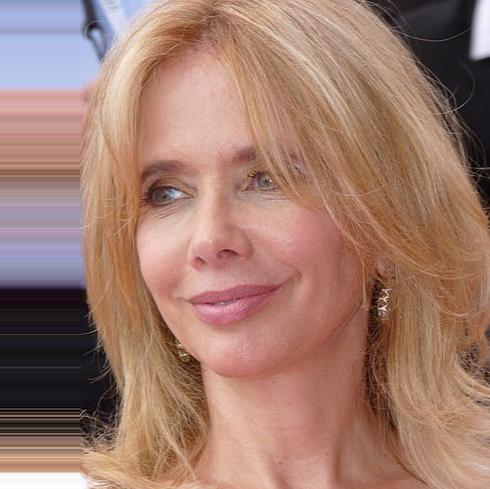
#> input picture Data Preprocessing/data/female/female_000000.jpg, 490 x 489 px; its folder holds only this picture in this run
$ jupyter execute 'Data_preprocessing,Cropping images.ipynb'
#> lines starting #> are read from the running program, lines starting #| are printed output that depends on the picture
### Data Preprocessing
**1. Detect Face and Crop from Image:**

In this notebook you will learn how to crop faces from all images in male and female folder

- step-1: Read Image and convert to RGB
- step-2: Apply haar cascade classifier
- step-3: Crop face using coordinates from cascade classifier
- step-4: save image in repective directory/folder

[cell 1]
import numpy as np # numerical python
import cv2 # opencv
from glob import glob # glob use to extract path of file
import matplotlib.pyplot as plt # visualze and display

1. **Get list of all images path**

[cell 2]
fpath = glob('./data/female/*.jpg') # this will return all images path in a list
mpath = glob('./data/male/*.jpg')

[cell 3]
print('The number of images in Female folder = ',len(fpath))
print('The number of images in Male folder = ',len(mpath))

2. **Understand the 4 steps**

[cell 4]
### Step -1 Read Image and Convert to RGB
img = cv2.imread(fpath[0]) # read image in BGR
#> img is the input picture: shape (489, 490, 3); mean B, G, R 110, 123.8, 161
img_rgb = cv2.cvtColor(img,cv2.COLOR_BGR2RGB) # this step will convert image from BGR to RGB

### Step -2: Apply Haar Cascade Classifier
haar = cv2.CascadeClassifier('./model/haarcascade_frontalface_default.xml')
gray = cv2.cvtColor(img_rgb,cv2.COLOR_BGR2GRAY)
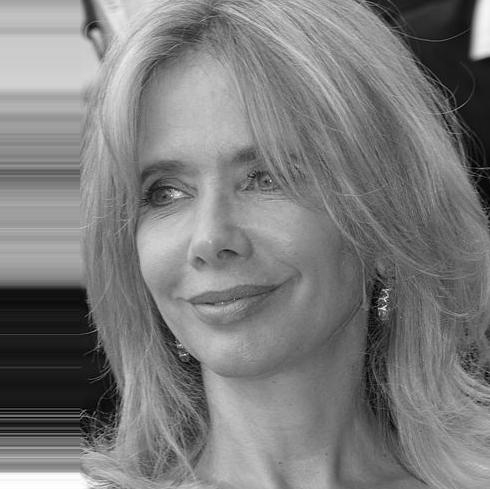
#> gray: shape (489, 490); min 0, max 255, mean 123.9
faces_list = haar.detectMultiScale(gray,1.5,5)
#> faces_list = [[80, 86, 273, 273]]
print(faces_list)
#| [[ 80  86 273 273]]
for x,y,w,h in faces_list:
    cv2.rectangle(img_rgb,(x,y),(x+w,y+h),(0,255,0),2)
    ### Step -3: crop Face
    roi = img_rgb[y:y+h,x:x+w]

    plt.imshow(roi)
    plt.axis('off')
    plt.show()
#> this loop made 1 pass
#> pass 1, `roi = img_rgb[y:y+h,x:x+w]`:
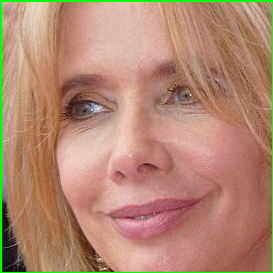
#> roi: shape (273, 273, 3); mean R, G, B 178.7, 135.9, 113.2
#> after the loop:
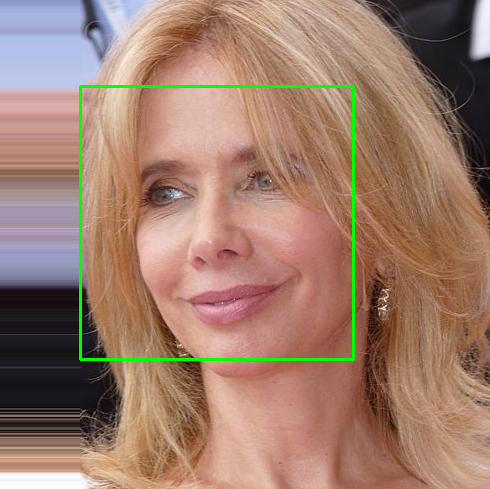
#> img_rgb: shape (489, 490, 3); mean R, G, B 158.8, 125.6, 108.5


### Step -4: Save Image

[cell 5]
plt.imshow(img_rgb)
plt.axis('off')
plt.show()

---
3. Implement above process to all images

**Crop all `female` Images**

[cell 6]
haar = cv2.CascadeClassifier('./model/haarcascade_frontalface_default.xml')

[cell 7]
for i in range(len(fpath)):
    try:

        ### Step -1 Read Image and Convert to RGB
        img = cv2.imread(fpath[i]) # read image in BGR
        img_rgb = cv2.cvtColor(img,cv2.COLOR_BGR2RGB) # this step will convert image from BGR to RGB

        ### Step -2: Apply Haar Cascade Classifier
        gray = cv2.cvtColor(img_rgb,cv2.COLOR_BGR2GRAY)
        faces_list = haar.detectMultiScale(gray,1.5,5)
        for x,y,w,h in faces_list:
            ### Step -3: crop Face
            roi = img[y:y+h,x:x+w]
            ### Step -4: Save Image
            cv2.imwrite(f'./crop_data/female/female_{i}.jpg',roi)
            print('Image Sucessfully processed')
#> this loop made 1 pass
#| Image Sucessfully processed
#> pass 1, `roi = img[y:y+h,x:x+w]`:
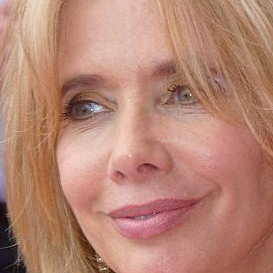
#> roi: shape (273, 273, 3); mean B, G, R 115.7, 133.1, 182.3
    except:
        print('Unable to Process the image')

$ run again, on Data Preprocessing/data/female/female_000004.jpg
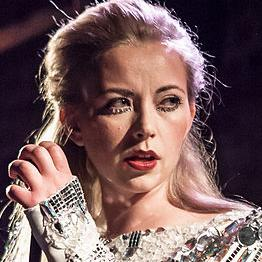
#> input picture Data Preprocessing/data/female/female_000004.jpg, 262 x 262 px
#> img is the input picture: shape (262, 262, 3); mean B, G, R 93.1, 93, 119.1
#> faces_list = [[85, 57, 122, 122]]
#| [[ 85  57 122 122]]
#> the loop `for x,y,w,h in faces_list:` made 1 pass
#> after the loop `for x,y,w,h in faces_list:`:
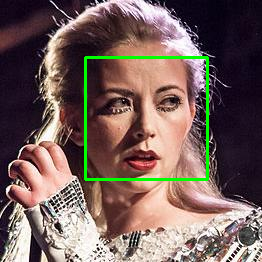
#> img_rgb: shape (262, 262, 3); mean R, G, B 116.6, 96.6, 91.4
#> the loop `for x,y,w,h in faces_list:` made 1 pass
#> (printed output is left out)
#> pass 1, `roi = img[y:y+h,x:x+w]`:
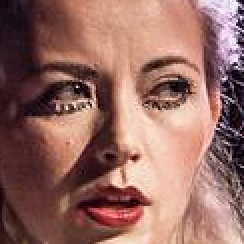
#> roi: shape (122, 122, 3) (shown 2 times larger); mean B, G, R 98.4, 106.5, 149.5

$ run again, on Data Preprocessing/data/female/female_000005.jpg
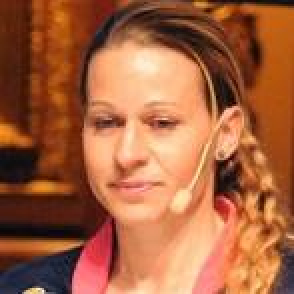
#> input picture Data Preprocessing/data/female/female_000005.jpg, 147 x 147 px (shown 2 times larger)
#> img is the input picture: shape (147, 147, 3); mean B, G, R 62.5, 97.4, 165.3
#> faces_list = [[28, 30, 81, 81]]
#| [[28 30 81 81]]
#> the loop `for x,y,w,h in faces_list:` made 1 pass
#> after the loop `for x,y,w,h in faces_list:`:
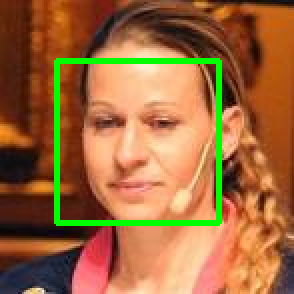
#> img_rgb: shape (147, 147, 3) (shown 2 times larger); mean R, G, B 158.1, 104.6, 59.8
#> the loop `for x,y,w,h in faces_list:` made 1 pass
#> (printed output is left out)
#> pass 1, `roi = img[y:y+h,x:x+w]`:
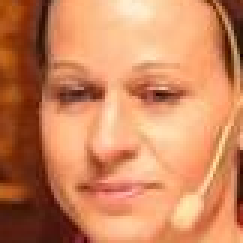
#> roi: shape (81, 81, 3) (shown 3 times larger); mean B, G, R 93.4, 134, 204.8

$ run again, on Data Preprocessing/data/female/female_000006.jpg
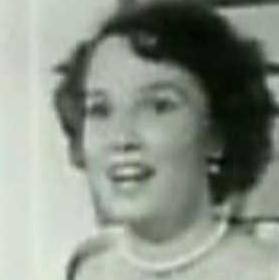
#> input picture Data Preprocessing/data/female/female_000006.jpg, 279 x 280 px
#> img is the input picture: shape (280, 279, 3); mean B, G, R 134.2, 144.8, 137.4
#> faces_list = [[66, 61, 122, 122], [45, 39, 182, 182]]
#| [[ 66  61 122 122]
#|  [ 45  39 182 182]]
#> the loop `for x,y,w,h in faces_list:` made 2 passes
#> after the loop `for x,y,w,h in faces_list:`:
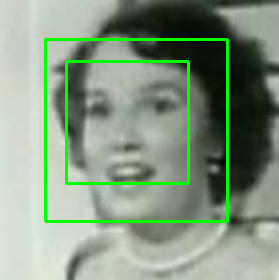
#> img_rgb: shape (280, 279, 3); mean R, G, B 131.8, 150.7, 128.7
#> the loop `for x,y,w,h in faces_list:` made 2 passes
#> (printed output is left out)
#> pass 2, `roi = img[y:y+h,x:x+w]`:
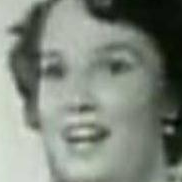
#> roi: shape (182, 182, 3); mean B, G, R 123.2, 133.4, 126.1

$ run again, on Data Preprocessing/data/female/female_000001.jpg
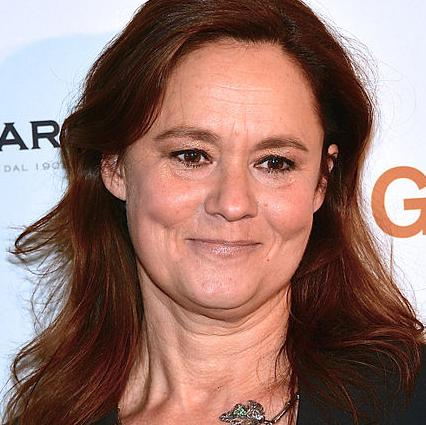
#> input picture Data Preprocessing/data/female/female_000001.jpg, 426 x 425 px
#> img is the input picture: shape (425, 426, 3); mean B, G, R 108.7, 117.1, 150.9
#> faces_list = [[142, 92, 182, 182], [92, 46, 273, 273]]
#| [[142  92 182 182]
#|  [ 92  46 273 273]]
#> the loop `for x,y,w,h in faces_list:` made 2 passes
#> the loop `for x,y,w,h in faces_list:` made 2 passes
#> (printed output is left out)
#> pass 2, `roi = img[y:y+h,x:x+w]`:
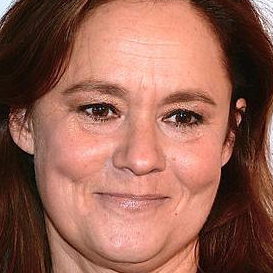
#> roi: shape (273, 273, 3); mean B, G, R 83.2, 98.3, 150.2
